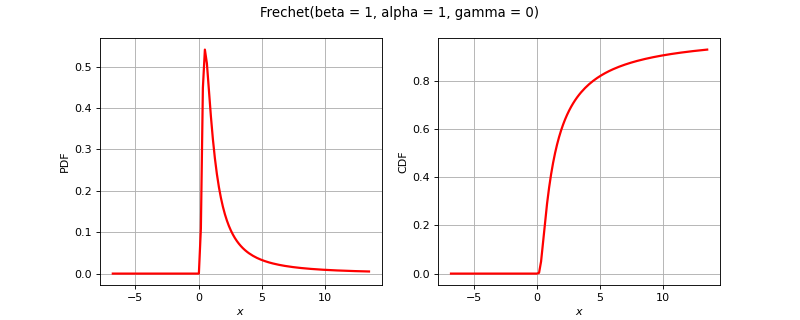

Python code for this plot:
import openturns as ot
from matplotlib import pyplot as plt
from openturns.viewer import View
title = None
if ot.Frechet().__class__.__name__ == 'Bernoulli':
    distribution = ot.Bernoulli(0.7)
elif ot.Frechet().__class__.__name__ == 'Binomial':
    distribution = ot.Binomial(5, 0.2)
elif ot.Frechet().__class__.__name__ == 'Hypergeometric':
    distribution = ot.Hypergeometric(10, 4, 7)
elif ot.Frechet().__class__.__name__ == 'CumulativeDistributionNetwork':
    coll = [ot.Normal(2),ot.Dirichlet([0.5, 1.0, 1.5])]
    distribution = ot.CumulativeDistributionNetwork(coll, ot.BipartiteGraph([[0,1], [0,1]]))
elif ot.Frechet().__class__.__name__ == 'Histogram':
    distribution = ot.Histogram([-1.0, 0.5, 1.0, 2.0], [0.45, 0.4, 0.15])
elif ot.Frechet().__class__.__name__ == 'KernelMixture':
    kernel = ot.Uniform()
    sample = ot.Normal().getSample(5)
    bandwidth = [1.0]
    distribution = ot.KernelMixture(kernel, bandwidth, sample)
elif ot.Frechet().__class__.__name__ == 'MaximumDistribution':
    coll = [ot.Uniform(2.5, 3.5), ot.LogUniform(1.0, 1.2), ot.Triangular(2.0, 3.0, 4.0)]
    distribution = ot.MaximumDistribution(coll)
elif ot.Frechet().__class__.__name__ == 'Multinomial':
    distribution = ot.Multinomial(5, [0.2])
elif ot.Frechet().__class__.__name__ == 'RandomMixture':
    coll = [ot.Triangular(0.0, 1.0, 5.0), ot.Uniform(-2.0, 2.0)]
    weights = [0.8, 0.2]
    cst = 3.0
    distribution = ot.RandomMixture(coll, weights, cst)
elif ot.Frechet().__class__.__name__ == 'TruncatedDistribution':
    distribution = ot.TruncatedDistribution(ot.Normal(2.0, 1.5), 1.0, 4.0)
elif ot.Frechet().__class__.__name__ == 'UserDefined':
    distribution = ot.UserDefined([[1.0], [2.0], [3.0]], [0.4, 0.5, 1.0])
elif ot.Frechet().__class__.__name__ == 'ZipfMandelbrot':
    distribution = ot.ZipfMandelbrot(10, 2.5, 0.3)
elif ot.Frechet().__class__.__name__ == 'Normal':
    cov = ot.CovarianceMatrix([[1.0, -0.5], [-0.5, 1.0]])
    distribution = ot.Normal([0.0, 0.0], cov)
    title = "Normal dist. with correlation coefficient {}".format(cov[0, 1])
else:
    distribution = ot.Frechet()

dimension = distribution.getDimension()
if title is None:
    title = str(distribution)[:100].split('\n')[0]
if dimension == 1:
    distribution.setDescription(['$x$'])
    pdf_graph = distribution.drawPDF()
    cdf_graph = distribution.drawCDF()
    fig = plt.figure(figsize=(10, 4))
    pdf_axis = fig.add_subplot(121)
    cdf_axis = fig.add_subplot(122)
    View(pdf_graph, figure=fig, axes=[pdf_axis], add_legend=False)
    View(cdf_graph, figure=fig, axes=[cdf_axis], add_legend=False)
    fig.suptitle(title)
elif dimension == 2:
    grid = ot.GridLayout(1, 2)
    pdf_graph = distribution.drawPDF()
    pdf_graph.setLegends([''])
    cdf_graph = distribution.drawCDF()
    cdf_graph.setLegends([''])
    grid.setGraph(0, 0, pdf_graph)
    grid.setGraph(0, 1, cdf_graph)
    grid.setTitle(title)
    fig = View(grid).getFigure()
    fig.axes[0].set_title('PDF')
    fig.axes[1].set_title('CDF')
